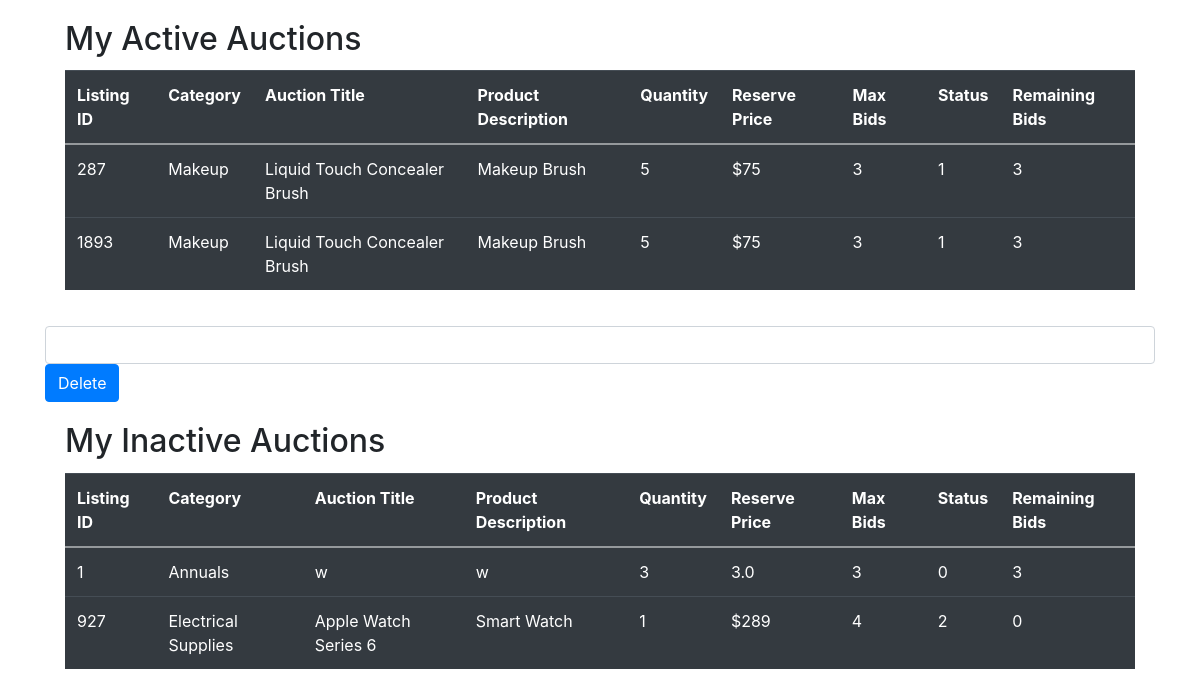
The page /ShowSellerAuctions on the database its author committed.
### tables this page shows
CREATE TABLE AuctionListings
    (seller_email TEXT,
    listing_id INTEGER,
    Category TEXT,
    Auction_Title TEXT,
    Product_name TEXT,
    Product_description TEXT,
    Quantity INTEGER,
    Reserve_Price REAL,
    Max_bids INTEGER,
    Status INTEGER, Remaining_Bids int NOT NULL DEFAULT(100),
    PRIMARY KEY (seller_email, listing_id)
    );

### main.py (the view, shortened to what this page needs)
@app.route('/ShowSellerAuctions', methods=['POST', 'GET'])
def showAuctionListing():
    error = None
    activeresult = showing_my_active_auctions()
    inactiveresult = showing_my_inactive_auctions()
    return render_template('SellerPages/DeletingAuctionListing.html', error=error, activeresult=activeresult, inactiveresult=inactiveresult)

### main.py (called while the page is built)
def showing_my_active_auctions():
    connection = sql.connect('users.db')
    cursor = connection.cursor()
    cursor.execute('SELECT email FROM CurrentSeller WHERE ROWID = 1;')
    email1 = cursor.fetchone()
    cursor.execute('SELECT * FROM AuctionListings WHERE (seller_email, Status) = (?,?);', [email1[0], 1])
    return cursor.fetchall()

def showing_my_inactive_auctions():
    connection = sql.connect('users.db')
    cursor = connection.cursor()
    cursor.execute('SELECT email FROM CurrentSeller WHERE ROWID = 1;')
    email1 = cursor.fetchone()
    cursor.execute('SELECT * FROM AuctionListings WHERE (seller_email, Status) = (?,?);', [email1[0], 0])
    result = cursor.fetchall()
    cursor.execute('SELECT * FROM AuctionListings WHERE (seller_email, Status) = (?,?);', [email1[0], 2])
    result += cursor.fetchall()
    return result

### Templates/SellerPages/DeletingAuctionListing.html (shortened to what this page needs)
<!DOCTYPE html>
<html lang="en" dir="ltr" xmlns="http://www.w3.org/1999/html">
<head>
    <link rel="stylesheet" href="https://stackpath.bootstrapcdn.com/bootstrap/4.4.1/css/bootstrap.min.css"
>
</head>
<body>
<div class="container-sm">
    <form action="/DeleteAuctionListings" method='POST'>
    <div class="card-body">
        <h2 class="card-title">My Active Auctions</h2>
        <table class="table table-dark">
            <tr>
                <th scope="col"> Listing ID</th>
                <th scope="col"> Category</th>
                <th scope="col"> Auction Title</th>
                <th scope="col"> Product Description</th>
                <th scope="col"> Quantity</th>
                <th scope="col"> Reserve Price</th>
                <th scope="col"> Max Bids</th>
                <th scope="col"> Status</th>
                <th scope="col"> Remaining Bids</th>
            </tr>
            <tbody>
            {% for Seller_Email,Listing_ID,Category,Auction_Title,Product_Name,Product_Description,Quantity,Reserve_Price,Max_bids,Status,Remaining_Bids in activeresult %}
                <tr>
                    <td> {{ Listing_ID }} </td>
                    <td> {{ Category }} </td>
                    <td> {{ Auction_Title }} </td>
                    <td> {{ Product_Description }} </td>
                    <td> {{ Quantity }} </td>
                    <td> {{ Reserve_Price }} </td>
                    <td> {{ Max_bids }} </td>
                    <td> {{ Status }} </td>
                    <td> {{ Remaining_Bids }} </td>
                </tr>
            {% endfor %}
            </tbody>
        </table>
    </div>
        <input name="delete" id = "delete" required class="form-control">
        <button type="submit" class="btn btn-primary">Delete</button>
    </form>
</div>
<div class="container-sm">
    <div class="card-body">
        <h2 class="card-title">My Inactive Auctions</h2>
        <table class="table table-dark">
            <tr>
                <th scope="col"> Listing ID</th>
                <th scope="col"> Category</th>
                <th scope="col"> Auction Title</th>
                <th scope="col"> Product Description</th>
                <th scope="col"> Quantity</th>
                <th scope="col"> Reserve Price</th>
                <th scope="col"> Max Bids</th>
                <th scope="col"> Status</th>
                <th scope="col"> Remaining Bids</th>
            </tr>
            <tbody>
            {% for Seller_Email,Listing_ID,Category,Auction_Title,Product_Name,Product_Description,Quantity,Reserve_Price,Max_bids,Status,Remaining_Bids in inactiveresult %}
                <tr>
                    <td> {{ Listing_ID }}</td>
                    <td> {{ Category }}</td>
                    <td> {{ Auction_Title }}</td>
                    <td> {{ Product_Description }}</td>
                    <td> {{ Quantity }}</td>
                    <td> {{ Reserve_Price }}</td>
                    <td> {{ Max_bids }}</td>
                    <td> {{ Status }}</td>
                    <td> {{ Remaining_Bids }}</td>
                </tr>
            {% endfor %}
            </tbody>
        </table>
    </div>
</div>
</body>
</html>

### rows shown on the page
AuctionListings: listing "287", Category "Makeup", Auction_Title "Liquid Touch Concealer Brush", Product_description "Makeup Brush", Quantity "5", Reserve_Price "$75", Max_bids "3", Status "1", Remaining_Bids "3"
AuctionListings: listing "1893", Category "Makeup", Auction_Title "Liquid Touch Concealer Brush", Product_description "Makeup Brush", Quantity "5", Reserve_Price "$75", Max_bids "3", Status "1", Remaining_Bids "3"
AuctionListings: listing "1", Category "Annuals", Auction_Title "w", Product_description "w", Quantity "3", Reserve_Price "3.0", Max_bids "3", Status "0", Remaining_Bids "3"
AuctionListings: listing "927", Category "Electrical Supplies", Auction_Title "Apple Watch Series 6", Product_description "Smart Watch", Quantity "1", Reserve_Price "$289", Max_bids "4", Status "2", Remaining_Bids "0"
